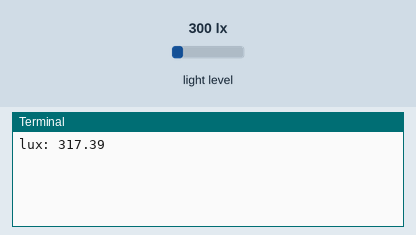
Simulated run of this program. Board: Raspberry Pi (BCM pin numbers). Parts: the last lines printed to the terminal. The inputs (shaded band) are chosen by the test bench; at power-on: light level 300 lx. The clock reads 2024-03-15 10:24:30 at power-on unless the program sets it; each call to the cloud database takes 0.3 s, and an entry nobody has set reads as its off value or as empty; values from a settings file that is not in the repository are placeholders.

Above: at 5.0 s.
5.1 s: light level set to 40 lx
At 11.1 s:
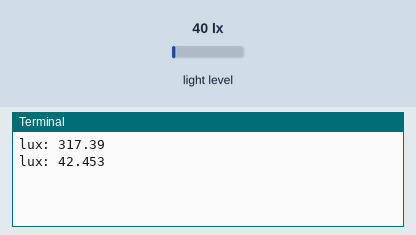
15.4 s: light level set to 500 lx
At 21.4 s:
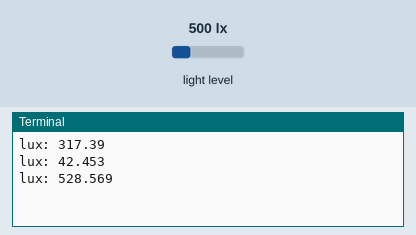
Timing chart, 0 to 22.9 s (numbered marks = the images above; inputs shaded):
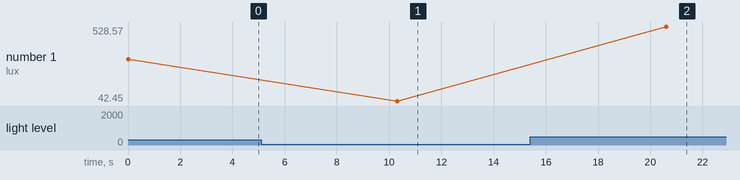

Measured:
- after the input at 5.1 s, the terminal: prints a new line after 5.2 s (image 1)
- after the input at 15.4 s, the terminal: prints a new line after 5.2 s (image 2)
- plotted number 1: 317.39 → 42.45 after the input at 5.1 s, 42.45 → 528.57 after the input at 15.4 s

The program:

firebase_push_lux.py
```python
#!/usr/bin/python -u
# -*- coding: utf-8 -*-
#PyrebaseはPython3で実行する！
#Pyrebaseを使ってfirebaseに照度（LUX）の値を入れる(PUSH)。

#import Libraries
import pyrebase
import datetime
import time
import lux_class
from lux_class import SL_TSL2561
import firebaseConfig


#Firebase Configuration
config = firebaseConfig.readConfig()

#initialize app with config
firebase = pyrebase.initialize_app(config)

#Firebase Database Intialization
db = firebase.database()

#lux_class.pyからセンサの値を取得する。
sensor = SL_TSL2561(0x39,1)
sensor.powerOn
sensor.setIntegrationTime('default')

#10秒*6回のデータを取得
for num in range(6):
    #現在日時を取得
    now = datetime.datetime.now()
    get_time = now.strftime('%Y/%m/%d %H:%M')

    #照度の値を取得
    LUX = sensor.getLux()
    print ("lux: " + str(LUX))

    data = {"time": get_time, "lux": LUX}
    #push: save data into Firebase
    db.child("Lux").push(data)
    #10secごと
    time.sleep(10)
```

lux_class.py
```python
#!/usr/bin/python -u
# -*- coding: utf-8 -*-

import smbus
import time

# Strawberry Linux社の「TSL2561 照度センサ・モジュール」から
# I2Cでデータを取得するクラス
# https://strawberry-linux.com/catalog/items?code=12561
# 2016-05-03 Boyaki Machine
class SL_TSL2561:
    def __init__(self, address, channel):
        self.address    = address
        self.channel    = channel
        self.bus        = smbus.SMBus(self.channel)
        self.gain       = 0x00          # 0x00=normal, 0x10=×16
        self.integrationTime    = 0x02  # 0x02=402ms, 0x01=101ms, 0x00=13.7ms
        self.scale      = 1.0

        # センサ設定の初期化
        self.setLowGain()
        self.setIntegrationTime('default')

    def powerOn(self):
        self.bus.write_i2c_block_data(self.address, 0x80, [0x03])
        time.sleep(0.5)

    def powerOff(self):
        self.bus.write_i2c_block_data(self.address, 0x80, [0x00])

    # High Gainにセットする(16倍の感度？)
    def setHighGain(self):
        # High Gainにするとうまくrawデータが取れないことがある。
        # 要原因調査 ( 5047固定値になる )
        self.gain   = 0x10
        data        = self.integrationTime | self.gain
        self.bus.write_i2c_block_data(self.address, 0x81, [data])
        self.calcScale()

    # Low Gain(default) にセットする
    def setLowGain(self):
        self.gain   = 0x00
        data        = self.integrationTime | self.gain
        self.bus.write_i2c_block_data(self.address, 0x81, [data])
        self.calcScale()

    # 積分する時間の設定（１回のセンシングにかける時間？）
    # val = shor, middle, logn(default)
    def setIntegrationTime(self, val):
        if val=='short':
            self.integrationTime    = 0x00  # 13.7ms scale=0.034
        elif val=='middle':
            self.integrationTime    = 0x01  # 101ms  scale=0.252
        else:
            self.integrationTime    = 0x02  # defaultVal 402ms  scale=1.0
        data = self.integrationTime | self.gain
        self.bus.write_i2c_block_data(self.address, 0x81, [data])
        self.calcScale()

    def getVisibleLightRawData(self):
        data    = self.bus.read_i2c_block_data(self.address, 0xAC ,2)
        raw     = data[1] << 8 | data[0]    # 16bitで下位バイトが先
        return raw

    def getInfraredRawData(self):
        data    = self.bus.read_i2c_block_data(self.address, 0xAE ,2)
        raw     = data[1] << 8 | data[0]    # 16bitで下位バイトが先
        return raw

    def getRawData(self):
        data    = self.bus.read_i2c_block_data(self.address, 0xAC ,4)
        VL      = data[1] << 8 | data[0]    # 可視光　16bitで下位バイトが先
        IR      = data[3] << 8 | data[2]    # 赤外線　16bitで下位バイトが先
        return (VL,IR)

    def calcScale(self):
        _scale = 1.0
        # integrationTimeによるスケール
        if self.integrationTime == 0x01:    # middle
            _scale = _scale / 0.252
        elif self.integrationTime == 0x00:  # short
            _scale = _scale / 0.034

        # gainによるスケール
        if self.gain == 0x00 :              # gain 1
            _scale = _scale * 16.0

        self.scale = _scale

    def getLux(self):
        # センサ生データの取得
        raw  = self.getRawData()

        # 65535の時はエラー出力にする実装
        if raw[0] == 65535 or raw[1] == 65535:
            return "Range Over"

        # センサ設定により生データをスケールする
        VLRD = raw[0] * self.scale
        IRRD = raw[1] * self.scale

        # 0の除算にならないように
        if (float(VLRD) == 0):
            ratio = 9999
        else:
            ratio = (IRRD / float(VLRD))

        # Luxの算出
        if ((ratio >= 0) & (ratio <= 0.52)):
            lux = (0.0315 * VLRD) - (0.0593 * VLRD * (ratio**1.4))
        elif (ratio <= 0.65):
            lux = (0.0229 * VLRD) - (0.0291 * IRRD)
        elif (ratio <= 0.80):
            lux = (0.0157 * VLRD) - (0.018 * IRRD)
        elif (ratio <= 1.3):
            lux = (0.00338 * VLRD) - (0.0026 * IRRD)
        elif (ratio > 1.3):
            lux = 0

        return round(lux,3)


if __name__ == "__main__":
    sensor  = SL_TSL2561(0x39,1)
    sensor.powerOn()
    # sensor.setHighGain()
    sensor.setIntegrationTime('default')
#     while True:
#         print "Lux:" + str(sensor.getLux())
#         time.sleep(10.0)
```
